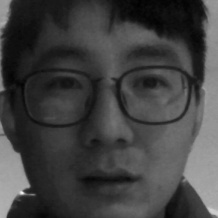
#> input picture Face/data/jiangwang/100.jpg, 218 x 218 px, found by its file name; its folder holds only this picture in this run
$ python load_dataset.py
#> lines starting #> are read from the running program, lines starting #| are printed output that depends on the picture
#> in read_path, image is the input picture: shape (218, 218, 3); min 0, max 240, mean 64.9
# _*_ coding : UTF-8 _*_
# 开发团队   :   龙之队
# 开发人员   :   赵伟
# 开发时间   :   2019/12/20 21:55
# 文件名称   :   load_dataset.py.PY
# 开发工具   :   PyCharm

import sys
import numpy as np
import os
import cv2
################################################
#读取待训练的人脸图像，指定图像路径即可
################################################
IMAGE_SIZE = 64
#将输入的图像大小统一
def resize_image(image,height = IMAGE_SIZE,width = IMAGE_SIZE):
#> called with height = 64, width = 64
    top,bottom,left,right = 0,0,0,0
    #获取图像大小
    h,w,_ = image.shape
#> h = 218; w = 218
    #对于长宽不一的，取最大值
    longest_edge = max(h,w)
#> longest_edge = 218
    #计算较短的边需要加多少像素
    if h < longest_edge:
        dh = longest_edge - h
        top = dh // 2
        bottom = dh - top
    elif w < longest_edge:
        dw = longest_edge - w
        # " / "
        # 表示浮点数除法，返回浮点结果;
        # " // "
        # 表示整数除法, 返回不大于结果的一个最大的整数
        left = dw // 2
        right = dw - left
    else:
        pass
    #定义填充颜色
    BLACK = [0,0,0]

    #给图像增加边界，使图片长、宽等长，cv2.BORDER_CONSTANT指定边界颜色由value指定
    constant_image = cv2.copyMakeBorder(image,top,bottom,left,right,cv2.BORDER_CONSTANT,value=BLACK)

    return cv2.resize(constant_image,(height,width))
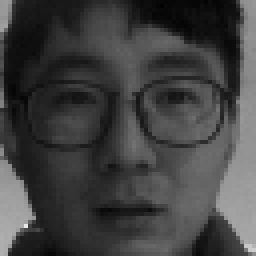
#> returned value: shape (64, 64, 3) (shown 4 times larger); min 1, max 234, mean 64.8
#读取数据
images = []     #数据集
labels = []     #标注集
def read_path(path_name):
    for dir_item in os.listdir(path_name):
        full_path = path_name + '\\' + dir_item
        if os.path.isdir(full_path):
            read_path(full_path)
        else:
            #判断是人脸照片
            if dir_item.endswith('.jpg'):
                image = cv2.imread(full_path)
                image = resize_image(image)

                images.append(image)
                labels.append(path_name)

    return images,labels

#为每一类数据赋予唯一的标签值
def label_id(label,users,user_num):
    for i in range(user_num):
        if label.endswith(users[i]):
            return i

#从指定位置读数据
def load_dataset(path_name):
    #os.listdir读取到一个目录下面所有的文件名
    users = os.listdir(path_name)
    user_num = len(users)

    images,labels = read_path(path_name)
#> images = 2 items; labels = ['F:\\zhaowei\\Project\\Face\\data\\jiangwang', 'F:\\zhaowei\\Project\\Face\\data\\weizhao']
    images_np = np.array(images)
    #每个图片夹都赋予一个固定唯一的标签
    labels_np = np.array([label_id(label,users,user_num) for label in labels])
#> labels_np = [0, 1]

    return images_np,labels_np

if __name__ == '__main__':
    if len(sys.argv) != 1:
        print("Usage:%s path_name\r\n" % (sys.argv[0]))
    else:
        images,labels = load_dataset('F:\\zhaowei\\Project\\Face\\data')
#> labels = [0, 1]
        print(labels)
#| [0 1]
